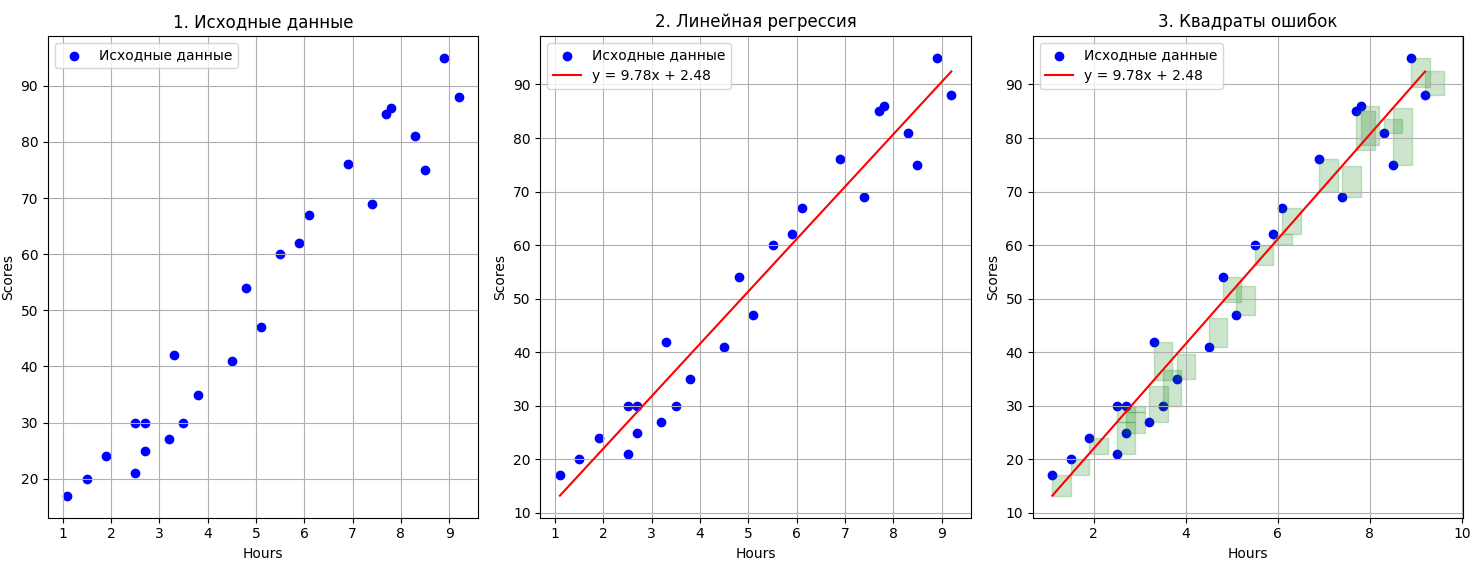

The Python source for this figure:
import pandas as pd
import numpy as np
import matplotlib.pyplot as plt
from matplotlib.patches import Rectangle
import os

def read_data(filename):
    """Чтение данных из CSV файла с проверкой"""
    try:
        data = pd.read_csv(filename)
        if len(data.columns) < 2:
            raise ValueError("Файл должен содержать как минимум 2 столбца")
        return data
    except Exception as e:
        print(f"\nОшибка при чтении файла: {e}")
        print(f"Текущая директория: {os.getcwd()}")
        exit()

def show_statistics(data, x_col, y_col):
    """Вывод статистической информации о данных"""
    stats = {
        'Количество': data[[x_col, y_col]].count(),
        'Минимум': data[[x_col, y_col]].min(),
        'Максимум': data[[x_col, y_col]].max(),
        'Среднее': data[[x_col, y_col]].mean()
    }
    stats_df = pd.DataFrame(stats)
    print(f"\nСтатистика по столбцам '{x_col}' и '{y_col}':")
    print(stats_df)

def plot_data(data, x_col, y_col):
    """Визуализация исходных данных"""
    plt.figure(figsize=(15, 5))
    
    # Исходные точки
    plt.subplot(1, 3, 1)
    plt.scatter(data[x_col], data[y_col], color='blue', label='Исходные данные')
    plt.xlabel(x_col)
    plt.ylabel(y_col)
    plt.title('1. Исходные данные')
    plt.legend()
    plt.grid(True)

    return plt

def linear_regression(data, x_col, y_col):
    """Реализация линейной регрессии методом наименьших квадратов"""
    x = data[x_col].values
    y = data[y_col].values
    
    n = len(x)
    k = (n * np.sum(x * y) - np.sum(x) * np.sum(y)) / (n * np.sum(x**2) - np.sum(x)**2)
    b = (np.sum(y) - k * np.sum(x)) / n
    
    return k, b

def plot_regression_line(plt, data, x_col, y_col, k, b):
    """Добавление регрессионной прямой на график"""
    plt.subplot(1, 3, 2)
    plt.scatter(data[x_col], data[y_col], color='blue', label='Исходные данные')
    
    x_values = np.linspace(data[x_col].min(), data[x_col].max(), 100)
    y_values = k * x_values + b
    plt.plot(x_values, y_values, color='red', label=f'y = {k:.2f}x + {b:.2f}')
    
    plt.xlabel(x_col)
    plt.ylabel(y_col)
    plt.title('2. Линейная регрессия')
    plt.legend()
    plt.grid(True)

def plot_error_squares(plt, data, x_col, y_col, k, b):
    """Отрисовка квадратов ошибок"""
    plt.subplot(1, 3, 3)
    plt.scatter(data[x_col], data[y_col], color='blue', label='Исходные данные')
    
    x_values = np.linspace(data[x_col].min(), data[x_col].max(), 100)
    y_values = k * x_values + b
    plt.plot(x_values, y_values, color='red', label=f'y = {k:.2f}x + {b:.2f}')
    
    # Отрисовка квадратов ошибок (исправлена ширина прямоугольников)
    for xi, yi in zip(data[x_col], data[y_col]):
        y_pred = k * xi + b
        error = yi - y_pred
        if error != 0:
            rect = Rectangle((xi, min(yi, y_pred)), 0.05 * (data[x_col].max() - data[x_col].min()), abs(error),
                           linewidth=1, edgecolor='green', facecolor='green', alpha=0.2)
            plt.gca().add_patch(rect)
    
    plt.xlabel(x_col)
    plt.ylabel(y_col)
    plt.title('3. Квадраты ошибок')
    plt.legend()
    plt.grid(True)

def main():
    
    # Ввод имени файла
    filename = input("\nВведите имя CSV файла (например: data.csv): ").strip()
    data = read_data(filename)
    
    # Выбор столбцов
    print("\nДоступные столбцы:", list(data.columns))
    x_col = input("Выберите столбец для X: ").strip()
    y_col = input("Выберите столбец для Y: ").strip()
    
    # Проверка выбранных столбцов
    if x_col not in data.columns or y_col not in data.columns:
        print(f"\nОшибка: столбцы '{x_col}' или '{y_col}' не найдены в файле!")
        exit()
    
    # Анализ данных
    show_statistics(data, x_col, y_col)
    k, b = linear_regression(data, x_col, y_col)
    print(f"\nУравнение регрессии: y = {k:.4f}x + {b:.4f}")
    
    # Визуализация
    plt = plot_data(data, x_col, y_col)
    plot_regression_line(plt, data, x_col, y_col, k, b)
    plot_error_squares(plt, data, x_col, y_col, k, b)
    
    plt.tight_layout()
    plt.show()

if __name__ == "__main__":
    main()
